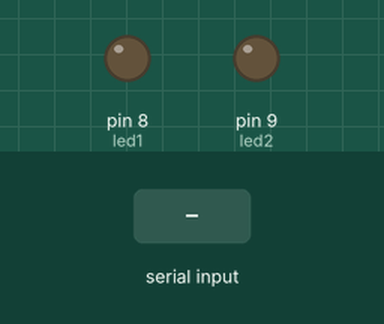
Simulated run of this sketch. Board: Arduino Uno, built with avr-gcc and run on an emulated ATmega328P. On the bench: output pins drawn as LEDs (lit = HIGH). The inputs (shaded band) are chosen by the test bench.

Above: at 1.2 s.
1.3 s: "a" received over Serial
At 1.9 s:
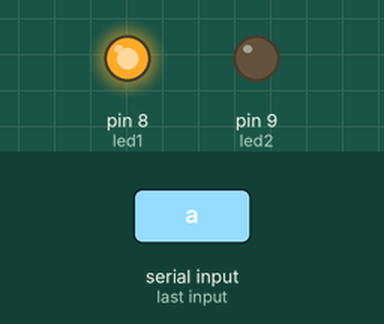
2.8 s: "b" received over Serial
At 4.0 s:
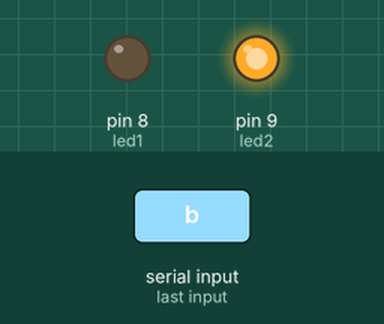
4.3 s: "c" received over Serial
At 5.3 s:
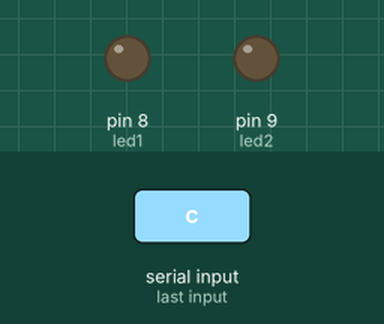
Timing chart, 0 to 7.3 s (numbered marks = the images above; inputs shaded):
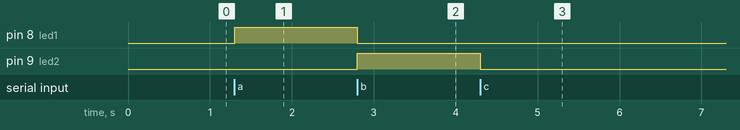

Measured:
- after the input at 1.3 s, pin 8 (led1): LOW → HIGH at once
- after the input at 2.8 s, pin 8 (led1): HIGH → LOW at once; pin 9 (led2): LOW → HIGH at once
- after the input at 4.3 s, pin 9 (led2): HIGH → LOW at once

The sketch:

duas_lampadas_arduino.ino
```cpp
/*
 * Referência: https://blog.eletrogate.com/como-conectar-o-arduino-com-o-python/
 * Código foi adaptado para a minha necessidade.
 */

char cmd;                     //Define a variável dos comandos seriais
int led1 = 8;
int led2 = 9;

void setup() {
  Serial.begin(9600);
  pinMode(led1, OUTPUT);
  pinMode(led2, OUTPUT);
  digitalWrite(led1, LOW);
  digitalWrite(led2, LOW);
}

void loop() {
  cmd = Serial.read();        //Realiza a leitura do serial

  if (cmd == 'a') {
    digitalWrite(led1, HIGH);
    digitalWrite(led2, LOW);
  }

  else if (cmd == 'b') {
    digitalWrite(led1, LOW);
    digitalWrite(led2, HIGH);
  }

  else if (cmd == 'c') {
    digitalWrite(led2, LOW);
    digitalWrite(led1, LOW);
  }
}
```
